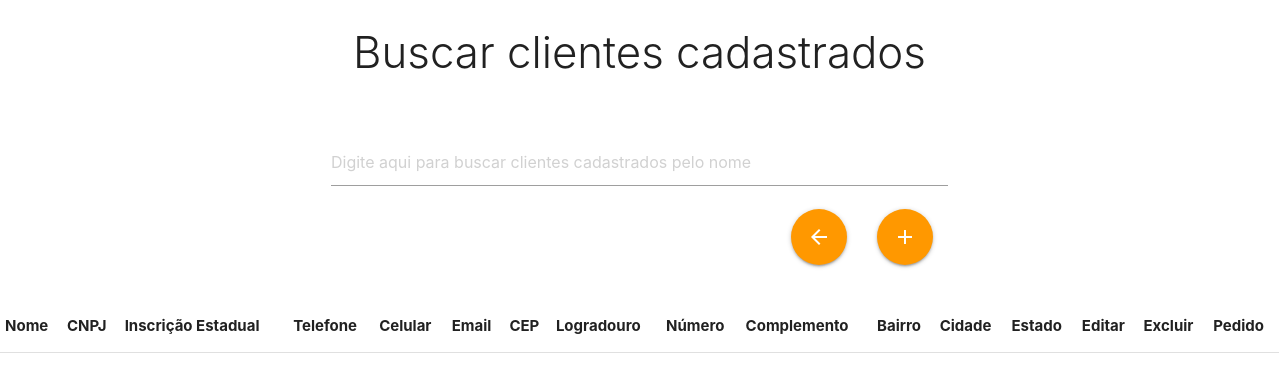
Page /cliente/clientes.php on the earlier database version.
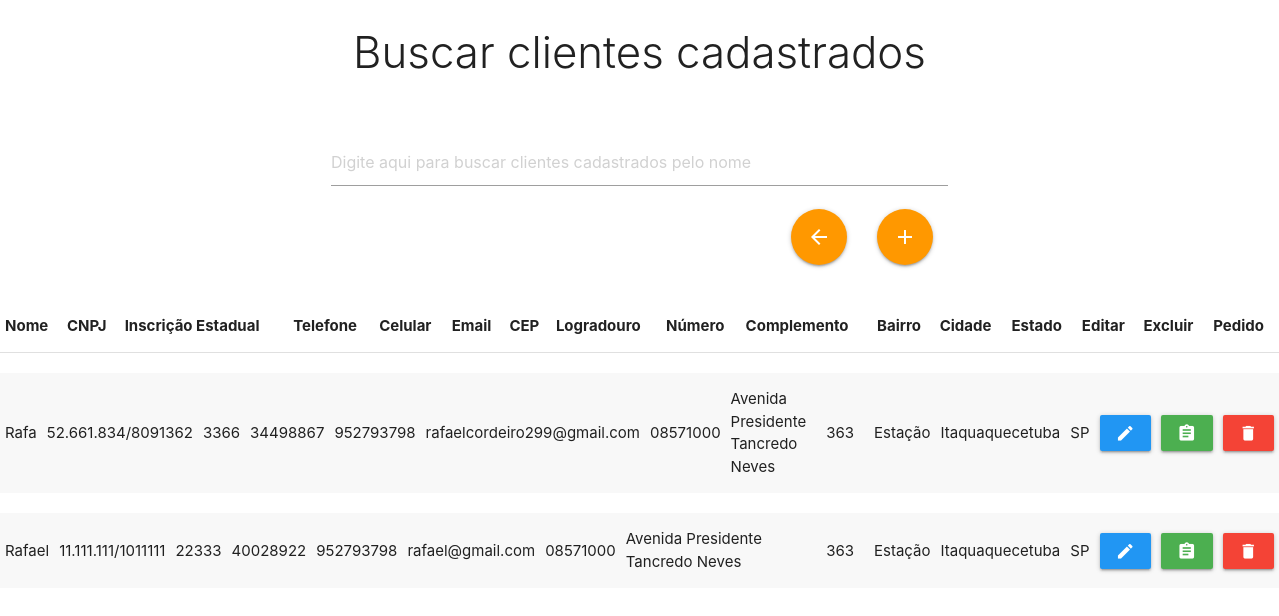
Same page on the later database version.
### tables this page shows
CREATE TABLE `cliente` (
  `id_cliente` int(11) NOT NULL,
  `nome` varchar(50) NOT NULL,
  `cnpj` varchar(18) NOT NULL,
  `ie` varchar(17) NOT NULL,
  `telefone` varchar(14) NOT NULL,
  `celular` varchar(15) NOT NULL,
  `email` varchar(255) NOT NULL,
  `cep` varchar(9) NOT NULL,
  `logradouro` varchar(255) NOT NULL,
  `numero` int(10) NOT NULL,
  `complemento` varchar(255) NOT NULL,
  `bairro` varchar(255) NOT NULL,
  `cidade` varchar(255) NOT NULL,
  `UF` char(2) NOT NULL
);

### cliente/clientes.php (the view, shortened to what this page needs)
<!DOCTYPE html>
<html lang="pt-br">
<head>
    <link rel="stylesheet" href="../css/main.css">
    <link rel="stylesheet" href="https://cdnjs.cloudflare.com/ajax/libs/materialize/1.0.0/css/materialize.min.css">
</head>
<body>
    <div class="row">
        <div class="center-align">
            <h3 class="light">Buscar clientes cadastrados</h3></br></br>
                <div class="col s12 m6 push-m3 ">
                    <input type="text" name="busca" id="busca" placeholder="Digite aqui para buscar clientes cadastrados pelo nome">
                    <a href="cadastrarCliente.php" class="btn-floating  btn-large waves-effect waves-light orange darken"><i class="material-icons">add</i></a>
                    <a href="../index.php" class="btn-floating btn-large waves-effect waves light orange darken"><i class="material-icons">arrow_back</i></a>
                </div>
        </div>
    </div>
    <?php
        require_once '../banco/conexao.php';
        $query = "SELECT * FROM cliente ORDER BY nome ASC";
        $execut = mysqli_query($conexao,$query);
        echo "
                <div class='row'>
                        <table>
                            <thead>
                                <tr>
                                    <th>Nome</th>
                                    <th>CNPJ</th>
                                    <th>Inscrição Estadual</th>
                                    <th>Telefone</th>
                                    <th>Celular</th>
                                    <th>Email</th>
                                    <th>CEP</th>
                                    <th>Logradouro</th>
                                    <th>Número</th>
                                    <th>Complemento</th>
                                    <th>Bairro</th>
                                    <th>Cidade</th>
                                    <th>Estado</th>
                                    <th>Editar</th>
                                    <th>Excluir</th>
                                    <th>Pedido</th>
                                </tr>
                            </thead>
                        </table>
                    </div>
                </div>
            ";
        while ($dados = mysqli_fetch_array($execut)){
            $id = $dados['id_cliente'];
            $nome = $dados['nome'];
            $cnpj = $dados['cnpj'];
            $ie = $dados['ie'];
            $tel = $dados['telefone'];
            $cel = $dados['celular'];
            $email = $dados['email'];
            $cep = $dados['cep'];
            $log = $dados['logradouro'];
            $num = $dados['numero'];
            $comp = $dados['complemento'];
            $bairro = $dados['bairro'];
            $cidade = $dados['cidade'];
            $uf = $dados['UF'];
            echo"   <div class='row'>
                            <table class = 'striped'>
                                <tbody id = 'myTable'>
                                    <tr>
                                        <form action = 'editarCliente.php' method = 'POST'>
                                            <td>$nome</td>
                                            <td>$cnpj</td>
                                            <td>$ie</td>
                                            <td>$tel</td>
                                            <td>$cel</td>
                                            <td>$email</td>
                                            <td>$cep</td>
                                            <td>$log</td>
                                            <td>$num</td>
                                            <td>$comp</td>
                                            <td>$bairro</td>
                                            <td>$cidade</td>
                                            <td>$uf</td>
                                            <td>
                                                <input type = 'hidden' name = 'id_cliente' value = '$id'/>
                                                <button type='submit' class='btn waves-effect waves-light blue'><i class='material-icons'>edit</i></button>
                                            </td>
                                        </form>
                                        <td>
                                            <form action = '../pedidos/novoPedido.php' method = 'POST'>
                                                <input type = 'hidden' name = 'id_cliente' value = '$id'/>
                                                    <button type='submit' class='btn waves-effect waves-light green'><i class='material-icons'>assignment</i></button>
                                            </form>
                                        </td>
                                        <td>
                                            <form action = 'excluirCliente.php' method = POST>
                                                <input type = 'hidden' name = 'id_cliente' value = '$id'/>
                                                    <button type='submit' class='btn waves-effect waves-light red'><i class='material-icons'>delete</i></button>
                                            </form>
                                        </td>
                                    </tr>
                                </tbody>
                            </table>
                        </div>
            ";
        }
    ?>
</body>
</html>

### css/main.css (style rules this page uses)
a.btn-floating { margin: 15px; float: right; }

Differences in the rows shown:
added cliente: nome "Rafa", cnpj "52.661.834/8091362", ie "3366", telefone "34498867", celular "952793798", email "rafaelcordeiro299@gmail.com", cep "08571000", logradouro "Avenida Presidente Tancredo Neves", numero "363", bairro "Estação", cidade "Itaquaquecetuba", UF "SP"
added cliente: nome "Rafael", cnpj "11.111.111/1011111", ie "22333", telefone "40028922", celular "952793798", email "rafael@gmail.com", cep "08571000", logradouro "Avenida Presidente Tancredo Neves", numero "363", bairro "Estação", cidade "Itaquaquecetuba", UF "SP"
